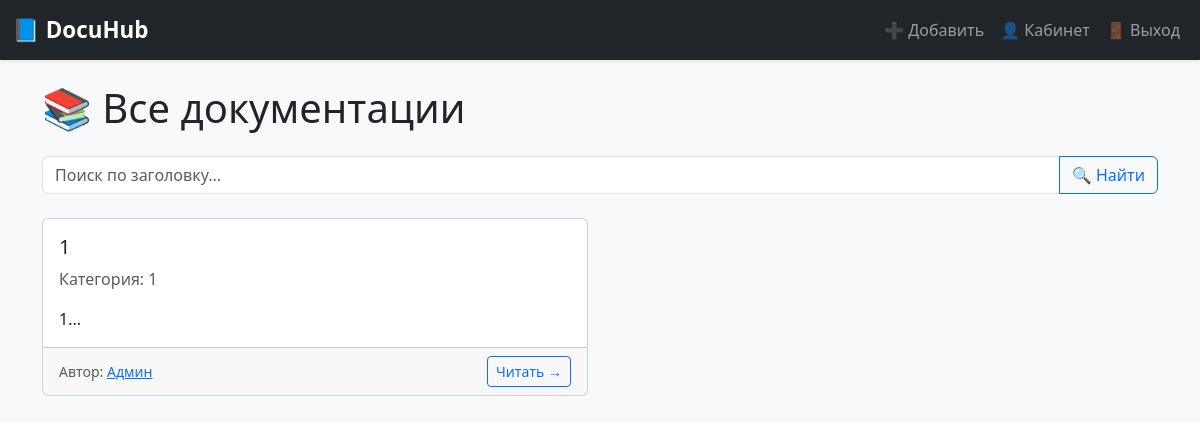
The app's page / (signed in) with its own data.
### app/models.py (models this page shows)
class Documentation(db.Model):
    id = db.Column(db.Integer, primary_key=True)
    title = db.Column(db.String(200), nullable=False)
    content = db.Column(db.Text, nullable=False)
    category = db.Column(db.String(100), nullable=False)
    created_by = db.Column(db.Integer, db.ForeignKey('user.id'))
    author = db.relationship('User', backref='docs', lazy=True)

class User(UserMixin, db.Model):
    id = db.Column(db.Integer, primary_key=True)
    username = db.Column(db.String(100), unique=True, nullable=False)
    email = db.Column(db.String(100), unique=True, nullable=False)
    password = db.Column(db.String(255), nullable=False)

### app/routes.py (the view)
@bp.route('/')
def index():
    query = request.args.get('q')
    if query:
        docs = Documentation.query.filter(Documentation.title.ilike(f"%{query}%")).all()
    else:
        docs = Documentation.query.all()
    return render_template('index.html', docs=docs)

### app/__init__.py (called while the page is built)
def create_app():
    app = Flask(__name__, instance_relative_config=True)
    app.config.from_object(Config)
    db.init_app(app)
    login_manager.init_app(app)
    login_manager.login_view = 'main.login'
    @login_manager.user_loader
    def load_user(user_id):
        from app.models import User
        return User.query.get(int(user_id))
    from app.routes import bp
    app.register_blueprint(bp)
    with app.app_context():
        from app.models import User, Documentation
        db.create_all()
    return app

### app/templates/index.html
{% extends 'base.html' %}
{% block content %}
<h1 class="mb-4">📚 Все документации</h1>
<form method="GET" action="{{ url_for('main.index') }}" class="mb-4">
    <div class="input-group">
        <input type="text" name="q" class="form-control" placeholder="Поиск по заголовку..." value="{{ request.args.get('q', '') }}">
        <button type="submit" class="btn btn-outline-primary">🔍 Найти</button>
    </div>
</form>
{% if docs %}
    <div class="row row-cols-1 row-cols-md-2 g-4">
    {% for doc in docs %}
        <div class="col">
            <div class="card card-hover h-100">
                <div class="card-body">
                    <h5 class="card-title">{{ doc.title }}</h5>
                    <p class="card-text text-muted">Категория: {{ doc.category }}</p>
                    <p class="card-text">{{ doc.content[:150] }}...</p>
                </div>
                <div class="card-footer d-flex justify-content-between align-items-center">
                    <small class="text-muted">
                        Автор:
                        <a href="{{ url_for('main.user_profile', user_id=doc.author.id) }}">
                            {{ doc.author.username }}
                        </a>
                    </small>
                    <a href="{{ url_for('main.view_doc', doc_id=doc.id) }}" class="btn btn-sm btn-outline-primary">Читать →</a>
                </div>
            </div>
        </div>
    {% endfor %}
    </div>
{% else %}
    <p>Документации не найдены.</p>
{% endif %}
{% endblock %}

### app/static/css/style.css (style rules this page uses)
body { background: #f8f9fa; font-family: "Segoe UI", sans-serif; }
.card-hover { transition: transform 0.3s ease; }
.card-hover { transition: transform 0.3s ease, box-shadow 0.3s ease; }

### records on screen
Documentation: title "1", category "1", content "1", author.username "Админ"
